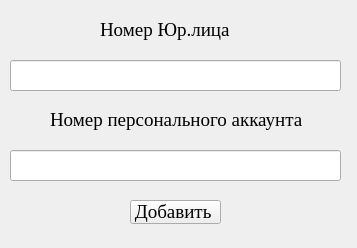
<?xml version="1.0" encoding="UTF-8"?>
<ui version="4.0">
 <class>addUr</class>
 <widget class="QWidget" name="addUr">
  <property name="geometry">
   <rect>
    <x>0</x>
    <y>0</y>
    <width>357</width>
    <height>248</height>
   </rect>
  </property>
  <property name="windowTitle">
   <string>Form</string>
  </property>
  <widget class="QLineEdit" name="lineEdit">
   <property name="geometry">
    <rect>
     <x>10</x>
     <y>60</y>
     <width>331</width>
     <height>31</height>
    </rect>
   </property>
  </widget>
  <widget class="QLineEdit" name="lineEdit_2">
   <property name="geometry">
    <rect>
     <x>10</x>
     <y>150</y>
     <width>331</width>
     <height>31</height>
    </rect>
   </property>
  </widget>
  <widget class="QLabel" name="label">
   <property name="geometry">
    <rect>
     <x>100</x>
     <y>20</y>
     <width>151</width>
     <height>20</height>
    </rect>
   </property>
   <property name="font">
    <font>
     <family>Times New Roman</family>
     <pointsize>14</pointsize>
    </font>
   </property>
   <property name="text">
    <string>Номер Юр.лица</string>
   </property>
  </widget>
  <widget class="QLabel" name="label_3">
   <property name="geometry">
    <rect>
     <x>50</x>
     <y>110</y>
     <width>271</width>
     <height>20</height>
    </rect>
   </property>
   <property name="font">
    <font>
     <family>Times New Roman</family>
     <pointsize>14</pointsize>
    </font>
   </property>
   <property name="text">
    <string>Номер персонального аккаунта</string>
   </property>
  </widget>
  <widget class="QPushButton" name="pushButtonUr">
   <property name="geometry">
    <rect>
     <x>130</x>
     <y>200</y>
     <width>91</width>
     <height>24</height>
    </rect>
   </property>
   <property name="font">
    <font>
     <family>Times New Roman</family>
     <pointsize>14</pointsize>
    </font>
   </property>
   <property name="text">
    <string>Добавить </string>
   </property>
  </widget>
 </widget>
 <resources/>
 <connections/>
</ui>
